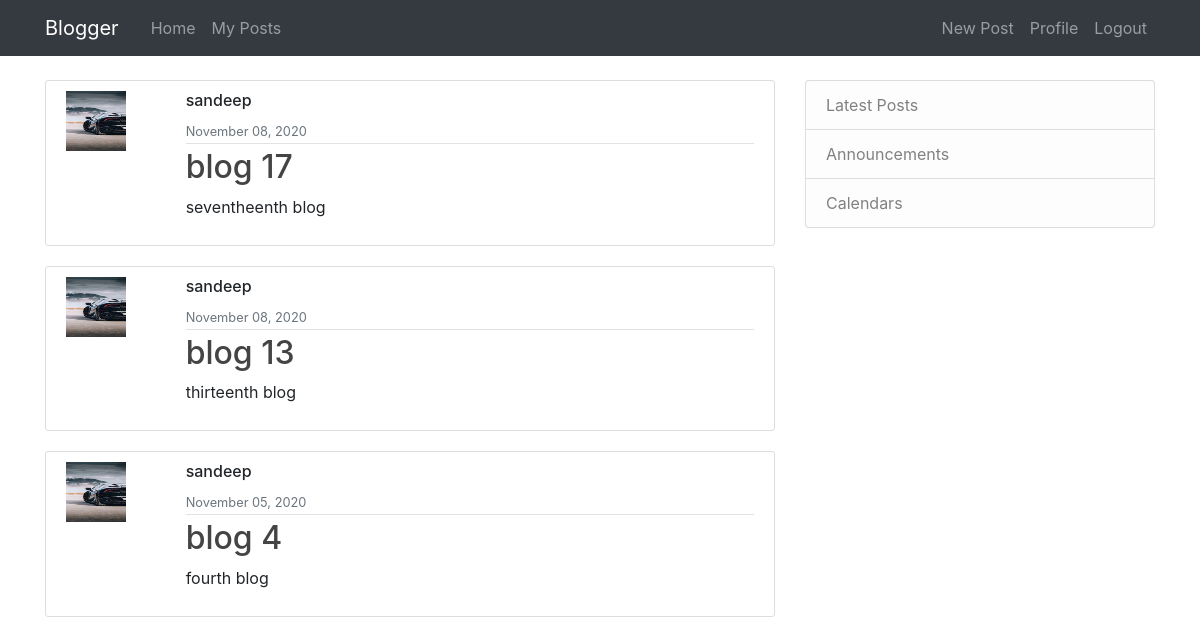
Page /home/myposts/sandeep (signed in) on the earlier database version.
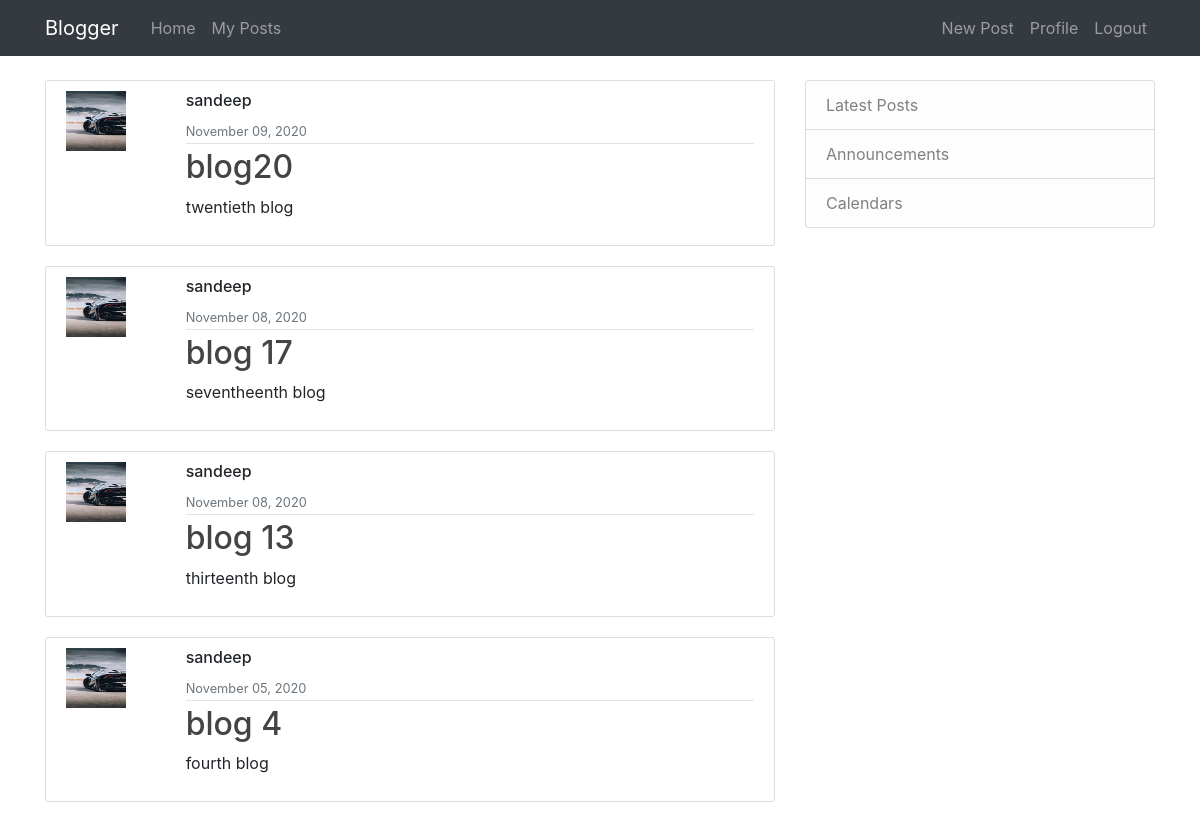
Same page on the later database version.
### blog/models.py (models this page shows, shortened)
class Post(models.Model):
    title=models.CharField(max_length=100)
    content=models.TextField()
    date=models.DateTimeField(default=timezone.now)
    author=models.ForeignKey(User,on_delete=models.CASCADE)

### users/models.py (models this page shows, shortened)
class Profile(models.Model):
    user=models.OneToOneField(User,on_delete=models.CASCADE)
    image = models.ImageField(default='default.jpg', upload_to='profile_pics')

### blog/views.py (the view)
# urls.py: path('home/myposts/<username>',MyPostListView.as_view(),name='my-posts'),
class MyPostListView(LoginRequiredMixin,ListView):
    model=Post
    template_name = 'blog/myposts.html'
    context_object_name = 'posts'
    paginate_by = 4
    def get_queryset(self):
        user=get_object_or_404(User,username=self.kwargs.get('username'))
        return Post.objects.filter(author=user).order_by('-date')

### blog/templates/blog/myposts.html (shortened to what this page needs)
{% extends "blog/base.html" %}
{% block content %}
    {% for post in posts %}
        <article class="media content-section">
          <div class="media-body row">
              <div class="col-sm-2"><img src="{{ post.author.profile.image.url }}" class="blog-image" width="60" height="60"></div>
              <div class="col">
                  <div class="article-metadata ">
                       <h6 class="mr-2" >{{ post.author }}</h6>
                        <small class="text-muted">{{ post.date|date:"F d, Y" }}</small>
                  </div>
                  <h2><a class="article-title" href="{% url 'post-detail' post.id%}">{{ post.title }}</a></h2>
                  <p class="article-content">{{ post.content }}</p>
              </div>
          </div>
        </article>
    {% endfor %}
{% endblock content %}

Differences in the rows shown:
added Post: author.profile.image (picture), author "sandeep", date "November 09, 2020", title "blog20", content "twentieth blog"
